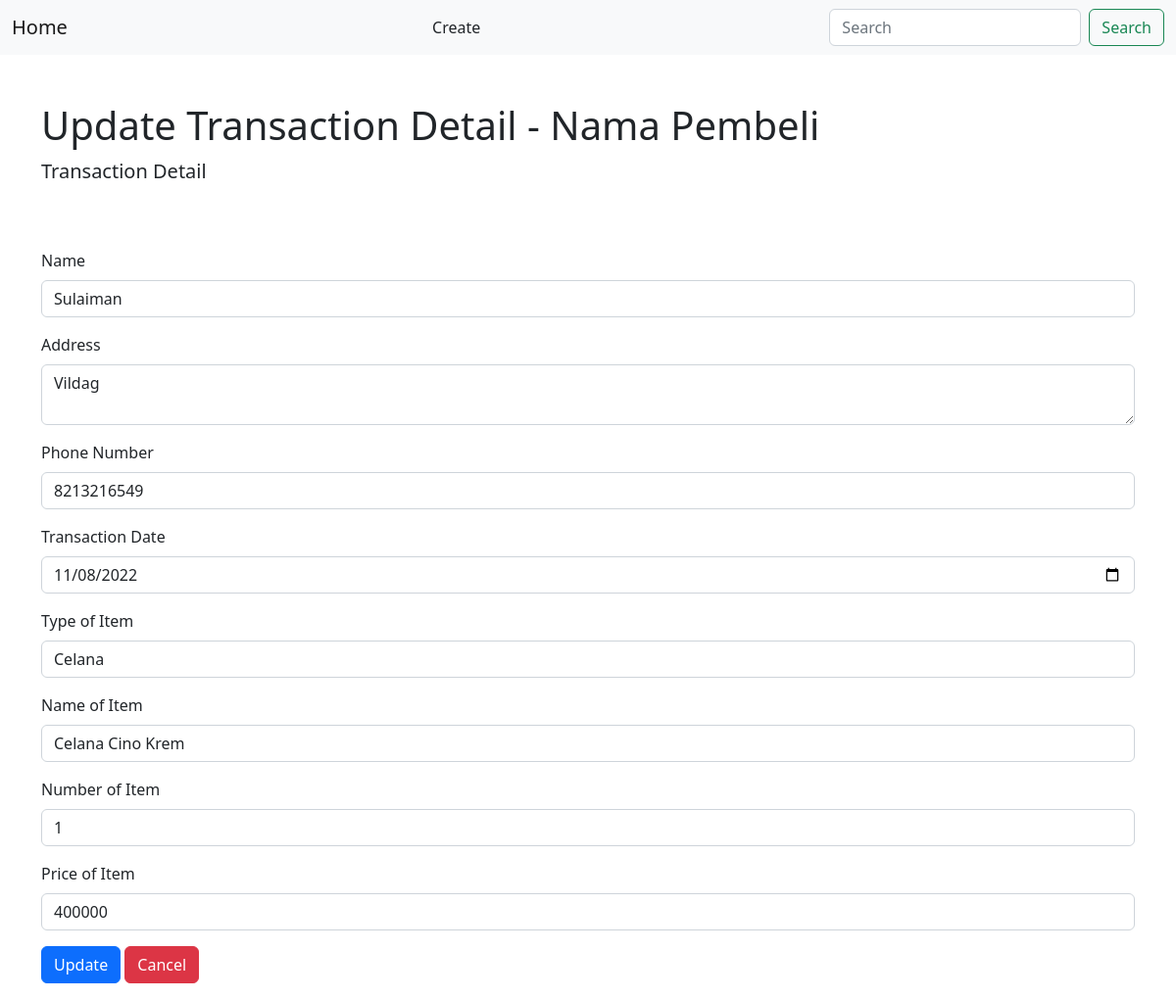
The page /update.php?id=3 on the database its author committed.
### tables this page shows
CREATE TABLE `sulaiman` (
  `id` int(11) NOT NULL,
  `nama` varchar(30) NOT NULL,
  `alamat` varchar(50) NOT NULL,
  `hp` varchar(20) NOT NULL,
  `tgl_transaksi` date NOT NULL,
  `jenis_barang` varchar(25) NOT NULL,
  `nama_barang` varchar(50) NOT NULL,
  `jumlah` int(20) NOT NULL,
  `harga` int(25) NOT NULL
);

### update.php (the view, shortened to what this page needs)
<?php
    require "config.php";
    if ($_SERVER['REQUEST_METHOD'] === "GET" && isset($_GET['id']) && $_GET['id'] != null) {
        $id = $_GET['id'];
        $sql = "SELECT * FROM sulaiman WHERE id = '$id'";
        $query = mysqli_query($conn, $sql);
    }
?>
<!DOCTYPE html>
<html>
    <head>
        <link href="https://cdn.jsdelivr.net/npm/bootstrap@5.2.0-beta1/dist/css/bootstrap.min.css" rel="stylesheet">
        <link href='https://unpkg.com/boxicons@2.1.2/css/boxicons.min.css' rel='stylesheet'>
        <link rel="stylesheet" href="https://unpkg.com/js-datepicker/dist/datepicker.min.css">
    </head>
    <body>
        <nav class="navbar bg-light">
            <div class="container-fluid">
              <a class="navbar-brand" href="index.php">Home</a>
              <a class="nav-link" href="create.php">Create</a>
              <form class="d-flex" role="search">
                <input class="form-control me-2" type="search" placeholder="Search" aria-label="Search">
                <button class="btn btn-outline-success" type="submit">Search</button>
              </form>
            </div>
          </nav>
        <main class="flex-shrink-0">
            <div class="container">
                <h1 class="mt-5">Update Transaction Detail - Nama Pembeli</h1>
                <p class="lead">Transaction Detail</p>
                <div class="row pt-5">
                    <div class="col-12">
                        <form method="POST" action="update.php">
                            <?php while ($data = mysqli_fetch_array($query)) { ?>
                                <div class="mb-3">
                                    <label class="form-label">Name</label>
                                    <input type="text" class="form-control"
                                            name="name" readonly
                                            value="<?= $data['nama'] ?>"
                                            >
                                </div>
                                <div class="mb-3">
                                    <label class="form-label">Address</label>
                                    <textarea class="form-control" name="address" ><?= $data['alamat'] ?></textarea>
                                </div>
                                <div class="mb-3">
                                    <label class="form-label">Phone Number</label>
                                    <input type="number" class="form-control"
                                            name="phone_number"
                                            value="<?= $data['hp'] ?>"
                                            >
                                </div>
                                <div class="mb-3">
                                    <label class="form-label">Transaction Date</label>
                                    <input type="date" class="form-control" name="date" value="<?= $data['tgl_transaksi'] ?>" >
                                </div>
                                <div class="mb-3">
                                    <label class="form-label">Type of Item</label>
                                    <input type="text" name="item_type" class="form-control" value="<?= $data['jenis_barang'] ?>" >
                                </div>
                                <div class="mb-3">
                                    <label class="form-label">Name of Item</label>
                                    <input type="text" name="item_name" class="form-control" value="<?= $data['nama_barang'] ?>" >
                                </div>
                                <div class="mb-3">
                                    <label class="form-label">Number of Item</label>
                                    <input type="number" class="form-control"
                                            name="item_number"
                                            value="<?= $data['jumlah'] ?>"
                                            >
                                </div>
                                <div class="mb-3">
                                    <label class="form-label">Price of Item</label>
                                    <input type="number" class="form-control"
                                            name="item_price"
                                            value="<?= $data['harga'] ?>"
                                            >
                                </div>
                                <div class="mb-3">
                                    <input type="submit" class="btn btn-primary" onclick="confirm('Are You Sure to Update?')" value="Update">
                                    <a href="index.php" class="btn btn-danger">Cancel</a>
                                </div>
                            <?php } ?>
                        </form>
                    </div>
                </div>
            </div>
        </main>
    </body>
</html>

### rows shown on the page
sulaiman: name "Sulaiman", address "Vildag", phone_number "8213216549", date "11/08/2022", item_type "Celana", item_name "Celana Cino Krem", item_number "1", item_price "400000"
